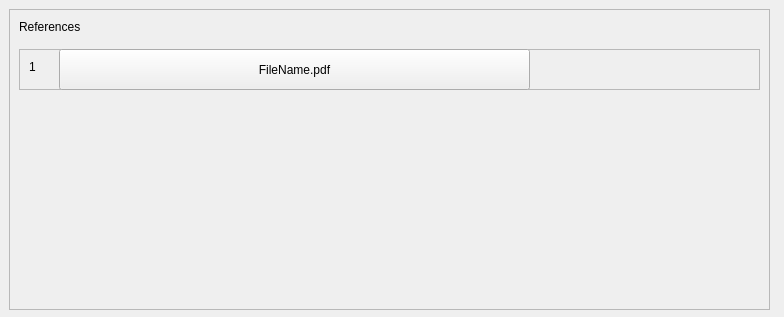
<?xml version="1.0" encoding="UTF-8"?>
<ui version="4.0">
 <class>Form</class>
 <widget class="QWidget" name="Form">
  <property name="geometry">
   <rect>
    <x>0</x>
    <y>0</y>
    <width>784</width>
    <height>317</height>
   </rect>
  </property>
  <property name="windowTitle">
   <string>Form</string>
  </property>
  <widget class="QFrame" name="refferences">
   <property name="geometry">
    <rect>
     <x>9</x>
     <y>9</y>
     <width>761</width>
     <height>301</height>
    </rect>
   </property>
   <property name="frameShape">
    <enum>QFrame::StyledPanel</enum>
   </property>
   <property name="frameShadow">
    <enum>QFrame::Raised</enum>
   </property>
   <widget class="QLabel" name="label">
    <property name="geometry">
     <rect>
      <x>10</x>
      <y>10</y>
      <width>81</width>
      <height>16</height>
     </rect>
    </property>
    <property name="text">
     <string>References</string>
    </property>
   </widget>
   <widget class="QFrame" name="frame">
    <property name="geometry">
     <rect>
      <x>10</x>
      <y>40</y>
      <width>741</width>
      <height>41</height>
     </rect>
    </property>
    <property name="frameShape">
     <enum>QFrame::StyledPanel</enum>
    </property>
    <property name="frameShadow">
     <enum>QFrame::Raised</enum>
    </property>
    <widget class="QLabel" name="label_2">
     <property name="geometry">
      <rect>
       <x>10</x>
       <y>10</y>
       <width>16</width>
       <height>16</height>
      </rect>
     </property>
     <property name="text">
      <string>1</string>
     </property>
    </widget>
    <widget class="QPushButton" name="pushButton">
     <property name="geometry">
      <rect>
       <x>40</x>
       <y>0</y>
       <width>471</width>
       <height>41</height>
      </rect>
     </property>
     <property name="text">
      <string>FileName.pdf</string>
     </property>
    </widget>
   </widget>
  </widget>
 </widget>
 <resources>
  <include location="../static/resource.qrc"/>
 </resources>
 <connections/>
</ui>
